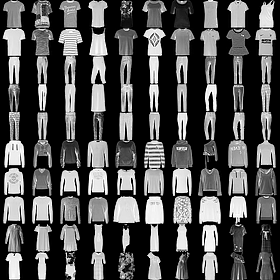
#> input picture assets/fmnist.png, 280 x 280 px
$ jupyter execute main.ipynb   (shell and % lines are left out)
#> lines starting #> are read from the running program, lines starting #| are printed output that depends on the picture
# Intro to Image Processing: Filters

In this tutorial notebook, you will:
- Get familiar with basic image processing with OpenCV (reading images, displaying images, etc.)
- Learn how filters and convolution work.

## Reading and Displauing Images with OpenCV

In order to take advantage of OpenCV, we first need to install it (if it is not installed yet) and import it in this notebook. We would also need to install the `matplotlib` library in order to display images in this notebook. Finally, we will also import `numpy` in otder to access the image data in matrix form.

[cell 1]
import numpy as np
import cv2
import matplotlib.pyplot as plt

In order to read an image, we can use the built in function in OpenCV, `cv2.imread`.

[cell 2]
im = cv2.imread('assets/fmnist.png')
#> im is the input picture: shape (280, 280, 3); min 0, max 255, mean 76.3
im.shape
#> Out = (280, 280, 3)

There are two things to note here:
- First, the image is saved into a numpy array. This means that we can index it as a numpy array, we can also use numpy functions like `np.mean`.
- Even though we have a 2-dimensional image, our numpy array has a third dimension of size 3. This actually represents the different **channels** of the image: Red, Green, and Blue (or RGB for short).

**Exercise 1:** `matplotlib.pyplot` provides functionality to draw different types of graphs and visualizations. This package also gives functionality to display an image using `imshow`. In the following cell, pass the image as a parameter to the `plt.imshow` function.

[cell 3]
# plt.imshow(<YOUR CODE HERE>)
plt.imshow(im)

**Exervise 2:** Even though we have 3 channels in out image, it seems that the picture is actually grayscale. Write code to convert it into a greyscale image (Hint: use `numpy` to get the average across the third dimension)

[cell 4]
# im = <YOUR CODE HERE>
im = np.mean(im, axis=2)
#> im: shape (280, 280) float64
im.shape
#> Out = (280, 280)

The picture above is a subset of (Fashion-MNIST)[https://github.com/zalandoresearch/fashion-mnist] dataset. Notice how the pictures are all displayed in a grid of 10x10 total images.

**Exercise 2:** Using the information above and the `shape` of the full image, find the dimension `d` of each sub-image.

[cell 5]
d = im.shape[0] // 10
#> d = 28
print(f"Sub-images are of shape {d}x{d}")
#| Sub-images are of shape 28x28

**Exercise 3:** Now that we know the actual size of sample images, can we use that information to get a part of the image that represents the sub-image in the first row and first column of the grid?

[cell 6]
subim = im[:d,:d]
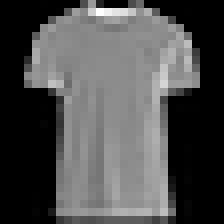
#> subim: shape (28, 28) float64 (shown 8 times larger); min 0, max 254, mean 78.4
plt.imshow(subim)

Notice how the `imshow` function in `matplotlib` package by defult uses a colormap that takes value from dark-blue to yellow for grayscale images. In order to use a black to white colormap, we can pass the parameter `cmap='gray'` to the `imshow` function as follows:

[cell 7]
plt.imshow(subim, cmap='gray')

## Spatial Filters (Convolution)

In image processing, applying a filter is modifying each pixel of an image based on its neighborhood value. To understand what that means, refer to the animation below:

<center></center>

*Source: https://commons.m.wikimedia.org/wiki/File:2D_Convolution_Animation.gif*

The two main components (or inputs) to this operation are:

1. **The input image $I$ :** the image we want to apply our filter on, and
2. **The kernel $K$ (or filter):** an n×n matrix.

If we assume a 3×3 convolution, let us consider every pixel $I(x, y)$ of the input image (where $x\in[0, W]$ and $y\in[0, H]$): each pixel $I_{out}(x,y)$ of the output image is calculated as follows:

$$I_{out}(x, y)=\sum_{i = x-1}^{x+1}\sum_{j = y-1}^{y+1}I(i, j) \times K(i-1, j-1)$$

Note that the above equation would fail in edge cases ($x = 0$, $x = W-1$, $y = 0$ or $y = H$). In the previous animation, a "padding" was added to the input image as a first step; then, convolution was applied to that padded image in order to produce an output of the same size as the input. For now, we can just skip edge pixels.

****

**Exercise 4:** To better understand convolution, let's build our own convolution function `conv` that takes as a parameter the input image `img` and the `kernel`. **Implement the convolution function defined below.**

[cell 8]
def conv(img, kernel):
    # Create an empty image of the same size of th input
    img_out = np.zeros_like(img)

    # Store width and height for later use
    H, W = img.shape
#> H = 28; W = 28

    # Loop through the pixels of the image
    for x in range(1, W-1):
        for y in range(1, W-1):
            s = 0
            for i in range(-1, 2):
                for j in range(-1, 2):
                    s += img[x+i][y+j] * kernel[i+1][j+1]

            img_out[x+i][y+j] = s
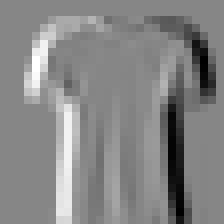
#> img_out: shape (28, 28) float64 (shown 8 times larger); min -535, max 488, mean 0; drawn with min black and max white

    return img_out

In order to test our code, let us use the following kernel:

$$K=\begin{bmatrix}1 & 0 & 1\\1 & 0 & 1\\1 & 0 & 1\end{bmatrix}$$

[cell 9]
kernel = np.array([[-1, 0, 1], [-1, 0, 1], [-1, 0, 1]])
out = conv(subim, kernel)
plt.imshow(out, cmap='gray')

The kernel (filter) we used is called Prewitt gradient edge detector. As the name implies, this filter is used to detect edges in the input image. Notice how it highlighted the vertical edges of the shirt. In fact, the filter we used only highlights the vertical edges. We can use the transpose of that kernel as a horiontal edge detector:

$$K'=\begin{bmatrix}1 & 1 & 1\\0 & 0 & 0\\1 & 1 & 1\end{bmatrix}$$

****
**Exercise 5:** Use the function we built in Exercise 4 with the new kernel to detect horizontal edges.

[cell 10]
# Write your code here

**Exercise 6:** Fortunately, the OpenCV library provides a function for convolution `cv2.filter2D`. Use the OpenCV built in function for convolution to apply kernel $K$ on the image `subim`. (Hint: use [`cv2.filter2D` Documentation](https://docs.opencv.org/master/d4/d13/tutorial_py_filtering.html) as a resource to know how to use the function)

[cell 11]
out = cv2.filter2D(subim,-1, kernel)
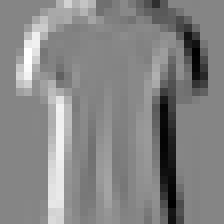
#> out: shape (28, 28) float64 (shown 8 times larger); min -535, max 488, mean 0; drawn with min black and max white
plt.imshow(out)
